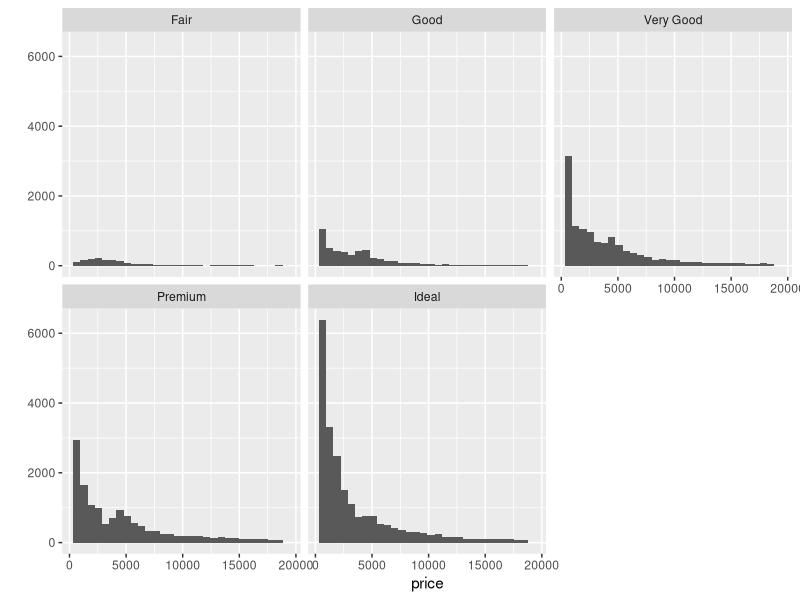

Here is the R script that generated this plot:
## ---- chunk 1
knitr::opts_chunk$set(echo = TRUE)
## ---- chunk 2
library(ggplot2) #must load the ggplot package first
data(diamonds) #loads the diamonds data set since it comes with the ggplot package
## ---- chunk 3
summary(diamonds)
## ---- chunk 4
?diamonds
## ---- chunk 5

## ---- chunk 6

## ---- chunk 7

## ---- chunk 8

## ---- chunk 9

## ---- chunk 10

## ---- chunk 11

## ---- chunk 12

## ---- chunk 13

## ---- chunk 14

## ---- chunk 15

## ---- chunk 16

## ---- chunk 17

## ---- chunk 18
qplot(x = price, data = diamonds) + facet_wrap(~cut)
## ---- chunk 19
by(diamonds$price, diamonds$cut, summary)
## ---- chunk 20

## ---- chunk 21

## ---- chunk 22

## ---- chunk 23

## ---- chunk 24

## ---- chunk 25

## ---- chunk 26

